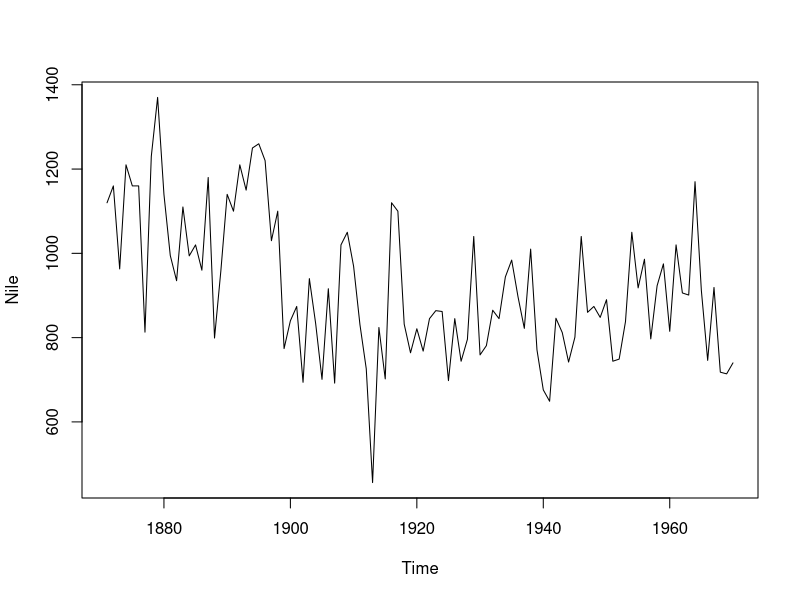
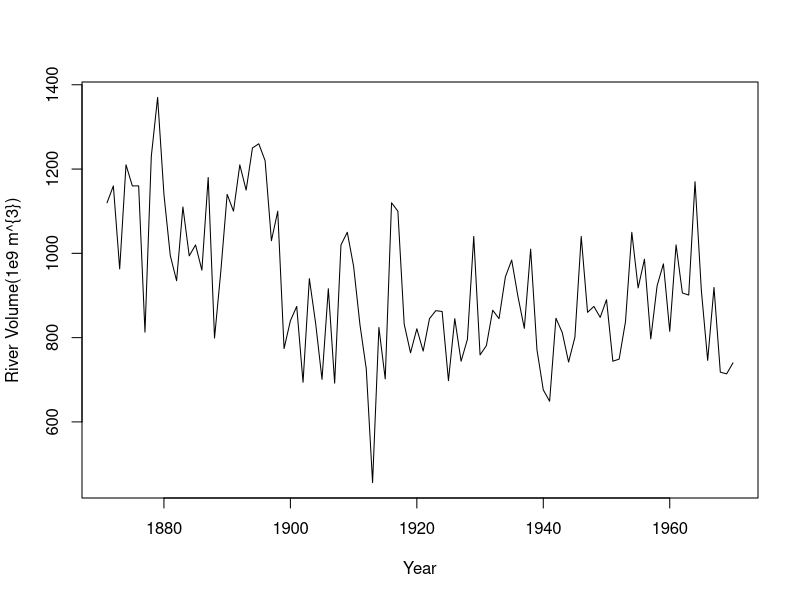
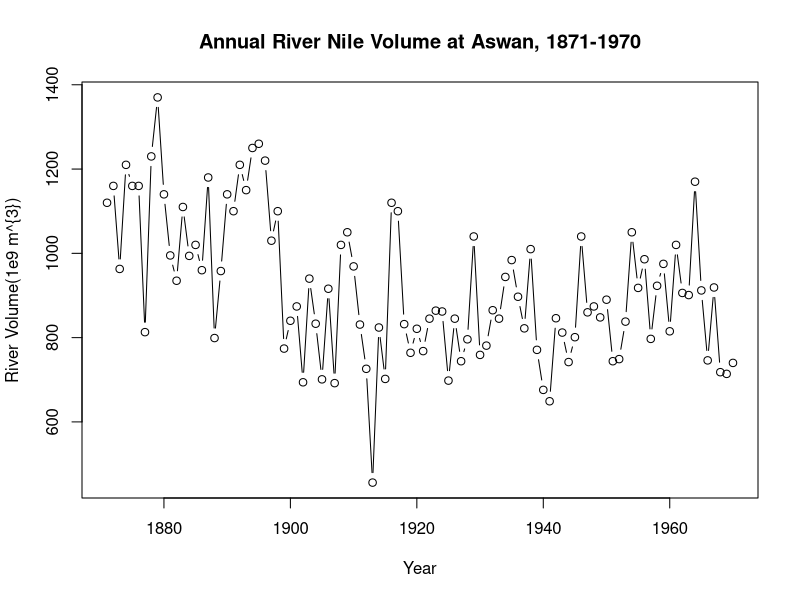
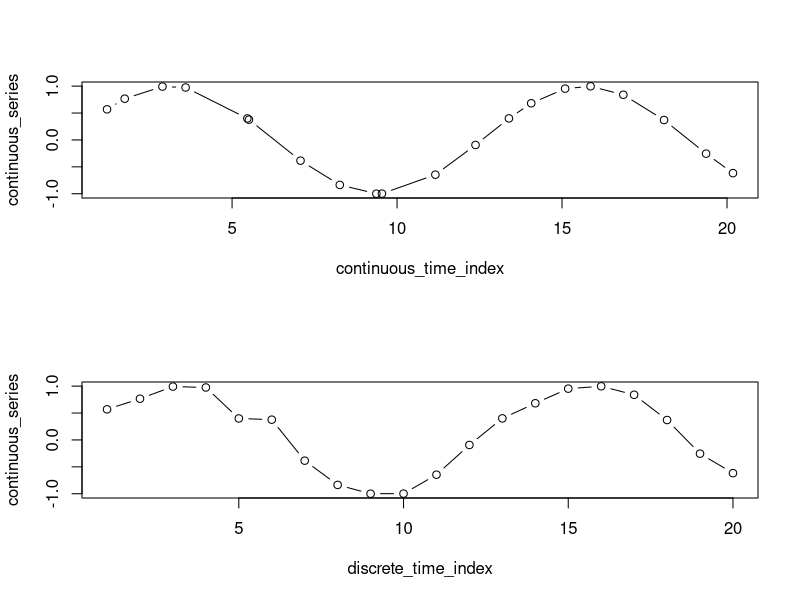
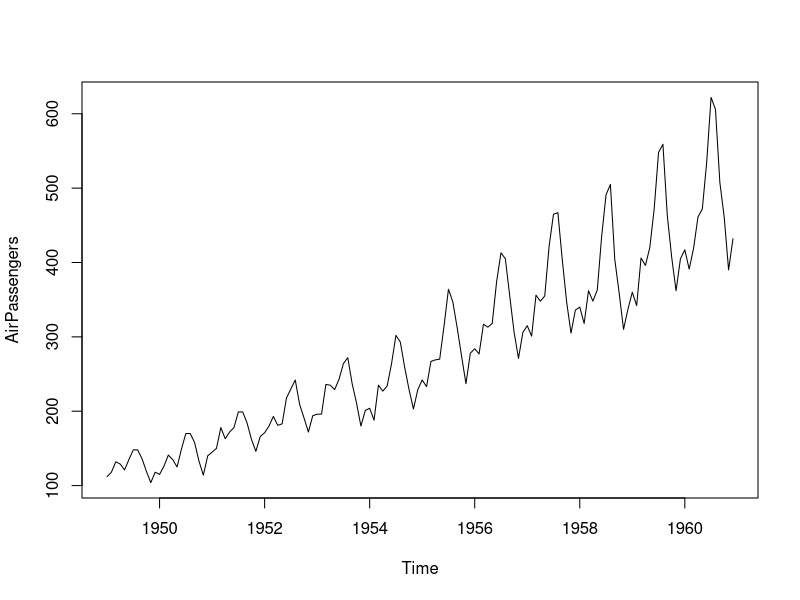

Recreate these plots in R, in order.
# Exploring raw time series
# The most common first step when conducting time series analysis is to display your time series dataset in a visually intuitive format. The most useful way to view raw time series data in R is to use the print() command, which displays the Start, End, and Frequency of your data along with the observations.
# 
# Another useful command for viewing time series data in R is the length() function, which tells you the total number of observations in your data.
# 
# Some datasets are very long, and previewing a subset of data is more suitable than displaying the entire series. The head(___, n =___) and tail(___, n =___) functions, in which n is the number of items to display, focus on the first and last few elements of a given dataset respectively.
# 
# In this exercise, you'll explore the famous River Nile annual streamflow data, Nile. This time series dataset includes some metadata information. When calling print(Nile), note that Start = 1871 indicates that 1871 is the year of the first annual observation, and End = 1970 indicates 1970 is the year of the last annual observation.

if(!require(datasets)) {
  install.packages('datasets')
  library(datasets)
}

# Use the print() function to display the River Nile data. The data object is called Nile
# Use the length() function to identify the number of elements in your Nile dataset.
# Use head() to display the first 10 elements of the Nile dataset. To do so, set the n argument equal to 10.
# Use tail() to display the last 12 elements of the Nile dataset, again setting an appropriate value to the n argument.

# Print the Nile dataset
print(Nile)

# List the number of observations in the Nile dataset
length(Nile)

# Display the first 10 elements of the Nile dataset
head(Nile, n = 10)

# Display the last 12 elements of the Nile dataset
tail(Nile, n = 12)

# Basic time series plots
# While simple commands such as print(), length(), head(), and tail() provide crucial information about your time series data, another very useful way to explore any data is to generate a plot.
# 
# In this exercise, you will plot the River Nile annual streamflow data using the plot() function. For time series data objects such as Nile, a Time index for the horizontal axis is typically included. From the previous exercise, you know that this data spans from 1871 to 1970, and horizontal tick marks are labeled as such. The default label of "Time" is not very informative. Since these data are annual measurements, you should use the label "Year". While you're at it, you should change the vertical axis label to "River Volume (1e9 m^{3})".
# 
# Additionally, it helps to have an informative title, which can be set using the argument main. For your purposes, a useful title for this figure would be "Annual River Nile Volume at Aswan, 1871-1970".
# 
# Finally, the default plotting type for time series objects is "l" for line. Connecting consecutive observations can help make a time series plot more interpretable. Sometimes it is also useful to include both the observations points as well as the lines, and we instead use "b" for both.

# Use plot() to display the Nile dataset.
# Use a second call to plot() to display the data, but add the additional arguments: xlab = "Year", ylab = "River Volume (1e9 m^{3})".
# Use a third call to plot() with your Nile data, but this time also add a title and include observation points in the figure by specifying the following arguments: main = "Annual River Nile Volume at Aswan, 1871-1970", type ="b".

# Plot the Nile data
plot(Nile)

# Plot the Nile data with xlab and ylab arguments
plot(Nile, xlab = "Year", ylab = "River Volume(1e9 m^{3})")

# Plot the Nile data with xlab, ylab, main, and type arguments
plot(Nile, xlab = "Year", ylab = "River Volume(1e9 m^{3})", 
     main = 'Annual River Nile Volume at Aswan, 1871-1970', type = 'b')


# What does the time index tell us?
#   Some data are naturally evenly spaced by time. The time series discrete_data shown in the top figure has 20 observations, with one observation appearing at each of the discrete time indices 1 through 20. Discrete time indexing is appropriate for discrete_data.
# 
# The time series continuous_series shown in the bottom figure also has 20 observations, it is following the same periodic pattern as discrete_data, but its observations are not evenly spaced. Its first, second, and last observations were observed at times 1.210322, 1.746137, and 20.180524, respectively. Continuous time indexing is natural for continuous_series, however, the observations are approximately evenly spaced, with about 1 observation observed per time unit. Let's investigate using a discrete time indexing for continuous_series.

# Use plot(___, ___, type = "b") to display continuous_series versus continuous_time_index, its continuous time index
# Create a vector 1:20 to be used as a discrete time index.
# Now use plot(___, ___, type = "b") to display continuous_series versus discrete_time_index
# Note the various differences between the resulting figures, but the approximation appears reasonable because the overall trend remained preserved

# Plot the continuous_series using continuous time indexing
continuous_series <- c( 0.56889468,  0.76630408,  0.99207512,  0.97481741,  0.39912320,  0.37660246,
                        -0.38532033, -0.83635852, -0.99966983, -0.99831019, -0.64622280, -0.09386151,
                        0.40052909,  0.68160578,  0.95318159,  0.99693803,  0.83934194,  0.37003754,
                        -0.25509676, -0.61743983)

continuous_time_index <- c(1.210322,  1.746137,  2.889634,  3.591384,  5.462065,  5.510933,  7.074295,
                           8.264398,  9.373382,  9.541063, 11.161122, 12.378371, 13.390559, 14.066280,
                           15.093547, 15.864515, 16.857413, 18.091457, 19.365451, 20.180524)

par(mfrow=c(2,1))
plot(continuous_time_index,continuous_series, type = "b")

# Make a discrete time index using 1:20 
discrete_time_index <- 1:20

# Now plot the continuous_series using discrete time indexing
plot(discrete_time_index,continuous_series, type = "b")
par(mfrow=c(1,1))


# Identifying the sampling frequency
# In addition to viewing your data and plotting over time, there are several additional operations that can be performed on time series datasets.
# 
# The start() and end() functions return the time index of the first and last observations, respectively. The time() function calculates a vector of time indices, with one element for each time index on which the series was observed.
# 
# The deltat() function returns the fixed time interval between observations and the frequency() function returns the number of observations per unit time. Finally, the cycle() function returns the position in the cycle of each observation.
# 
# In this exercise, you'll practice applying these functions to the AirPassengers dataset, which reports the monthly total international airline passengers (in thousands) from 1949 to 1960.

# Begin by plotting the AirPassengers data using a simple call to plot().
# Next, list the first and last time observations in AirPassengers using start() and end(), respectively.
# Finally, gain some additional insight into this dataset by using the time(), deltat(), frequency(), and cycle() commands AirPassengers.

# Plot AirPassengers
plot(AirPassengers)

# View the start and end dates of AirPassengers
start(AirPassengers)
end(AirPassengers)

# Use time(), deltat(), frequency(), and cycle() with AirPassengers 
time(AirPassengers)
deltat(AirPassengers)
frequency(AirPassengers)
cycle(AirPassengers)


# When is the sampling frequency exact?
#   The sampling frequency is often only approximate and the interval between observations is not quite a fixed unit. For example, there are usually 365 days in a year based on the Gregorian calendar. However, (almost) every four years there are 366 days (leap years). This compensates for the fact that the Earth completes a rotation around Sol, the sun, in approximately 365.2422 days, on average.
# 
# As a simplifying assumption, we often ignore these small discrepancies and proceed as though the sampling frequency and observation intervals are fixed constants. Typically, our results will not be sensitive to approximation when the underlying process is not changing too quickly.
# 
# Which one of the following has an exact sampling frequency?
#   
#   Answer the question
# 50XP
# Possible Answers
# 
# Monthly observations recorded on the last day of the month for several years
# press
# 1
# 
# Weekly observations recorded every Friday for several years
# press
# 2
# 
# Daily observations recorded every "business day" for several weeks
# press
# 3
# 
# Hourly observations recorded each hour for several days
# press
# 4   -> answer





